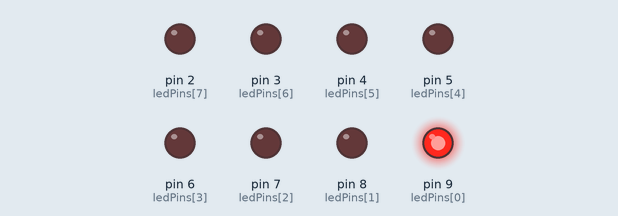
Simulated run of this sketch. Board: Arduino Uno, built with avr-gcc and run on an emulated ATmega328P. Parts: output pins drawn as LEDs (lit = HIGH).

Above: at 0.07 s.
At 0.52 s:
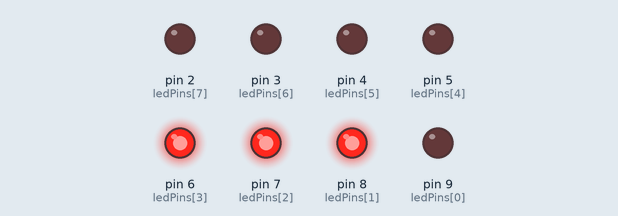
At 0.82 s:
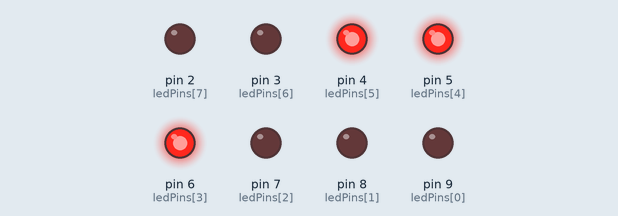
At 1.7 s:
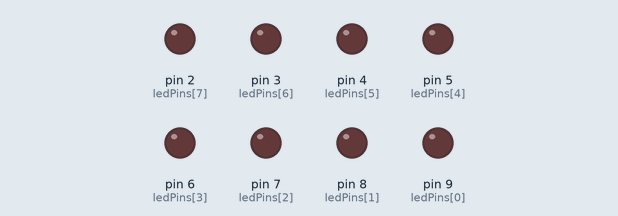
At 2.92 s:
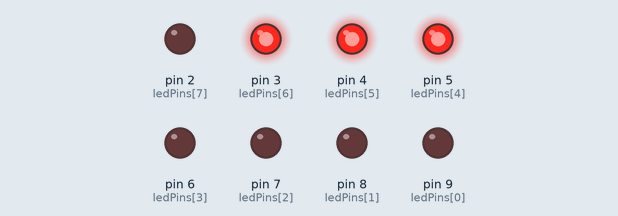
At 4.27 s:
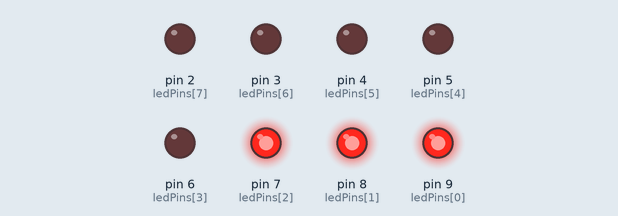
Timing chart, 0 to 4.6 s (numbered marks = the images above):
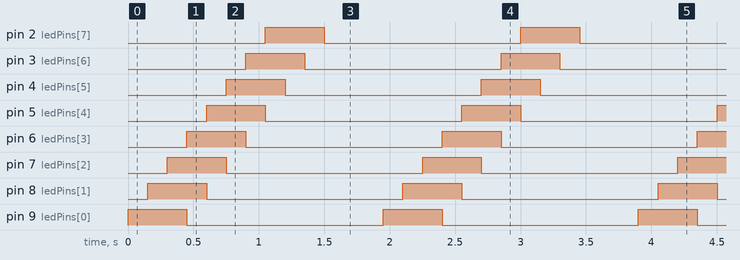

Measured:
- by itself, pin 2 (ledPins[7]), pin 3 (ledPins[6]), pin 4 (ledPins[5]), pin 5 (ledPins[4]), pin 6 (ledPins[3]), pin 7 (ledPins[2]), pin 8 (ledPins[1]), pin 9 (ledPins[0]): alternates HIGH for 0.45 s and LOW for 1.5 s
- by itself, everything shown: repeats every 2.0 s, in 11 steps

The sketch:

10.ino
```cpp
#include <Arduino.h>

const int ledPins[] = {9, 8, 7, 6, 5, 4, 3, 2};

void setup() {
	for (int i = 0; i < 8; i++) {
		pinMode(ledPins[i], OUTPUT);
	}
}

void loop() {
	for (int head = 0; head < 11; head++) {
		for (int i = 0; i < 8; i++) {
			bool ledIsLit = i >= head - 2 && i <= head;
			digitalWrite(ledPins[i], ledIsLit ? HIGH : LOW);
		}
		delay(150);
	}

	delay(300);
}
```
